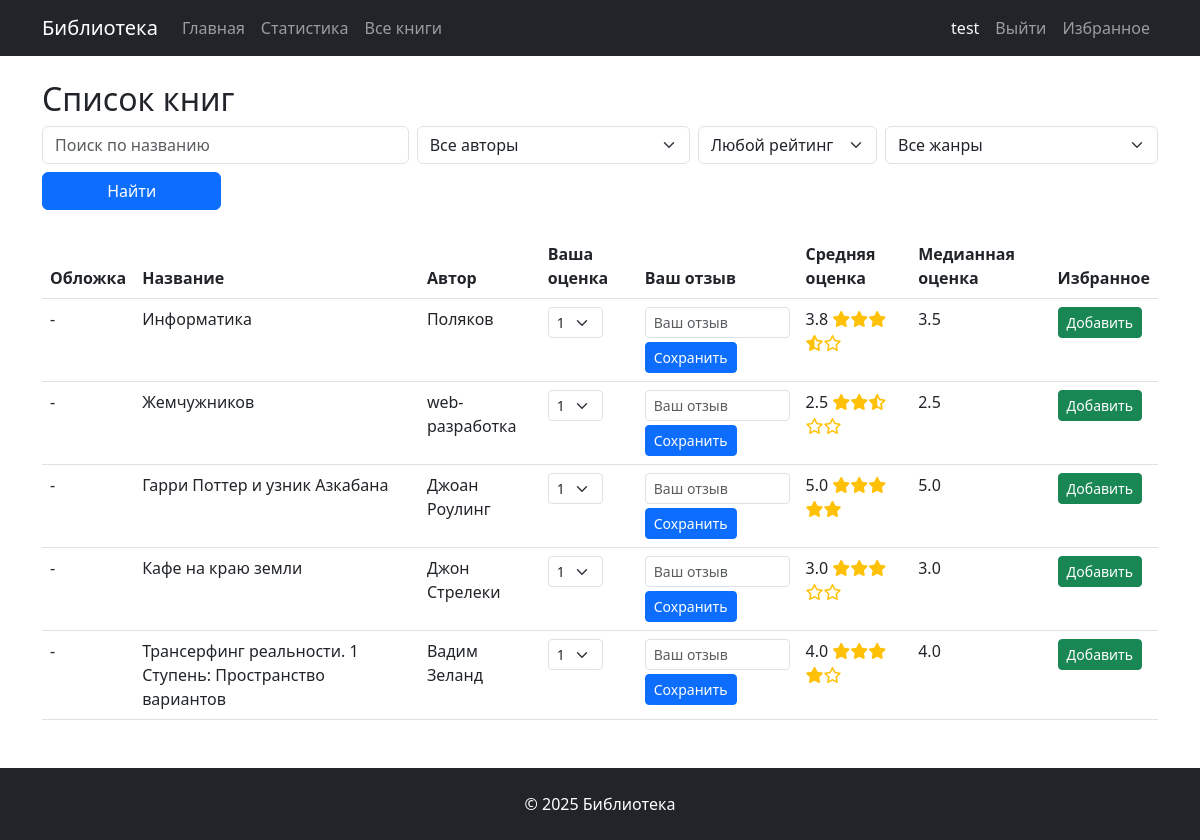
The page /books (signed in) on the database its author committed.
### tables this page shows
CREATE TABLE user_login (
            id INTEGER PRIMARY KEY AUTOINCREMENT,
            login TEXT NOT NULL,
            password_hash TEXT NOT NULL
        );

CREATE TABLE books (
            id INTEGER PRIMARY KEY AUTOINCREMENT,
            title TEXT NOT NULL,
            author TEXT
        );

### app.py (the view)
@app.route('/books')
def show_books():
    user = session.get('user', '')
    if not user:
        flash('Вы должны войти в систему, чтобы просматривать библиотеку.', 'danger')
        return redirect(url_for('login'))
    sel_gen = request.args.get('genre', None)
    sel_aut = request.args.get('author', '')
    sel_rat = request.args.get('rating', type=float)
    find = request.args.get('title', '')
    conn = get_db()
    genres = conn.execute('SELECT * FROM genre').fetchall()
    authors = conn.execute('SELECT DISTINCT author FROM books').fetchall()
    query = '''
        SELECT b.*, AVG(g.points) as avg_rating, c.cover
        FROM books b
        LEFT JOIN grade g ON b.id = g.book_id
        LEFT JOIN covers c ON b.id = c.book_id
    '''
    cond = []
    params = []
    if sel_gen:
        cond.append(
            'b.id IN (SELECT book_id FROM book_genre bg JOIN genre g ON bg.genre_id = g.id WHERE g.genre_name = ?)')
        params.append(sel_gen)
    if sel_aut:
        cond.append('b.author = ?')
        params.append(sel_aut)
    if find:
        cond.append('b.title LIKE ? COLLATE NOCASE')
        params.append(f'%{find}%')
    if cond:
        query += ' WHERE ' + ' AND '.join(cond)
    query += ' GROUP BY b.id'
    if sel_rat is not None:
        query += ' HAVING avg_rating >= ?'
        params.append(sel_rat)
    books = conn.execute(query, params).fetchall()
    user_row = conn.execute('SELECT id FROM user_login WHERE login = ?', (user,)).fetchone()
    user_id = user_row['id'] if user_row else -1
    grades = conn.execute('SELECT book_id, points FROM grade WHERE user_id = ?', (user_id,)).fetchall()
    book_grade = {int(grade['book_id']): grade['points'] for grade in grades}
    grd = conn.execute('SELECT book_id, points FROM grade').fetchall()
    rev = conn.execute('SELECT book_id, review FROM review WHERE user_id = ?', (user_id,)).fetchall()
    book_rev = {int(row['book_id']): row['review'] for row in rev}
    book_stat = {}
    book_cnt = {}
    book_med = {}
    book_mean = {}
    book_median = {}
    for row in grd:
        bid = int(row['book_id'])
        rp = row['points']
        if rp is None or (isinstance(rp, str) and rp.strip() == ''):
            continue
        pts = float(rp)
        book_stat[bid] = book_stat.get(bid, 0) + pts
        book_cnt[bid] = book_cnt.get(bid, 0) + 1
        if bid not in book_med:
            book_med[bid] = []
        book_med[bid].append(pts)
    for key, val in book_stat.items():
        book_mean[key] = val / book_cnt.get(key, 1)
        book_median[key] = median(book_med[key])
    fav_rows = conn.execute('SELECT book_id FROM best WHERE user_id = ?', (user_id,)).fetchall()
    fav_books = {row['book_id'] for row in fav_rows}
    conn.close()
    return render_template('books.html',
                           books=books,
                           book_grade=book_grade,
                           book_reviews=book_rev,
                           book_mean=book_mean,
                           book_median=book_median,
                           genres=genres,
                           authors=authors,
                           selected_genre=sel_gen,
                           selected_author=sel_aut,
                           selected_rating=sel_rat,
                           search_query=find,
                           fav_books=fav_books)

### app.py (called while the page is built)
def get_db():
    conn = sqlite3.connect('instance/database.db')
    conn.row_factory = sqlite3.Row
    return conn

@app.template_filter('stars')
def render_stars(val):
    try:
        val = float(val)
    except:
        return '-'
    full = int(val)
    half = 1 if val - full >= 0.5 else 0
    empty = 5 - full - half
    st_ht = ''.join(['<i class="fas fa-star text-warning"></i>' for i in range(full)])
    if half:
        st_ht += '<i class="fas fa-star-half-stroke text-warning"></i>'
    st_ht += ''.join(['<i class="far fa-star text-warning"></i>' for i in range(empty)])
    return st_ht

### templates/books.html (shortened to what this page needs)
{% extends "base.html" %}
{% block content %}
<h2>Список книг</h2>
<form method="get" action="{{ url_for('show_books') }}" class="mb-4">
  <div class="row g-2">
    <div class="col-md-4">
      <input type="text" name="title" class="form-control" placeholder="Поиск по названию"
             value="{{ search_query }}">
    </div>
    <div class="col-md-3">
      <select name="author" class="form-select">
        <option value="">Все авторы</option>
      </select>
    </div>
    <div class="col-md-2">
      <select name="rating" class="form-select">
        <option value="">Любой рейтинг</option>
      </select>
    </div>
    <div class="col-md-3">
      <select name="genre" class="form-select">
        <option value="">Все жанры</option>
      </select>
    </div>
    <div class="col-md-2">
      <button type="submit" class="btn btn-primary w-100">Найти</button>
    </div>
  </div>
</form>
<table class="table table-hover">
  <thead>
    <tr>
      <th>Обложка</th>
      <th>Название</th>
      <th>Автор</th>
      <th>Ваша оценка</th>
      <th>Ваш отзыв</th>
      <th>Средняя оценка</th>
      <th>Медианная оценка</th>
      <th>Избранное</th>
    </tr>
  </thead>
  <tbody>
    {% for book in books %}
      <tr>
        <td>
          {% if book['cover'] %}
              <img src="{{ url_for('uploaded_file', filename=book['cover']) }}" alt="Обложка" style="height: 100px;">
          {% else %}
              -
          {% endif %}
        </td>
        <td>{{ book['title'] }}</td>
        <td>{{ book['author'] }}</td>
        <td>
          <form method="post" action="{{ url_for('rate_book') }}">
            <select name="points" class="form-select form-select-sm d-inline-block w-auto">
              {% for i in range(1, 6) %}
                <option value="{{ i }}" {% if book_grade.get(book['id']) == i %}selected{% endif %}>{{ i }}</option>
              {% endfor %}
            </select>
        </td>
        <td>
            <input type="text" name="review" class="form-control form-control-sm" placeholder="Ваш отзыв" value="{{ book_reviews.get(book['id'], '') }}">
            <button type="submit" class="btn btn-primary btn-sm mt-1">Сохранить</button>
        </td>
        <td>
          {% if book['avg_rating'] %}
            {{ book['avg_rating'] | round(1) }} {{ book['avg_rating'] | stars | safe }}
          {% else %}
            -
          {% endif %}
        </td>
        <td>
          {% if book_median[book['id']] is defined %}
            {{ book_median[book['id']] | round(1) }}
          {% else %}
            -
          {% endif %}
        </td>
        <td>
          <form method="post" action="{{ url_for('favorite_book') }}">
          {% if book['id'] in fav_books %}
            <input type="hidden" name="action" value="remove">
            <button type="submit" class="btn btn-warning btn-sm">Убрать</button>
          {% else %}
            <button type="submit" class="btn btn-success btn-sm">Добавить</button>
            {% endif %}
          </form>
        </td>
      </tr>
    {% endfor %}
  </tbody>
</table>
{% endblock %}

### templates/base.html (shortened to what this page needs)
<!DOCTYPE html>
<html lang="ru">
<head>
    <link href="https://cdn.jsdelivr.net/npm/bootstrap@5.3.0/dist/css/bootstrap.min.css" rel="stylesheet">
    <link rel="stylesheet" href="https://cdnjs.cloudflare.com/ajax/libs/font-awesome/6.5.0/css/all.min.css">
</head>
<body>
    <nav class="navbar navbar-expand-lg navbar-dark bg-dark">
        <div class="container">
            <a class="navbar-brand" href="{{ url_for('home') }}">Библиотека</a>
            <div class="collapse navbar-collapse" id="navbarNav">
                <ul class="navbar-nav me-auto">
                    <li class="nav-item">
                        <a class="nav-link" href="{{ url_for('home') }}">Главная</a>
                    </li>
                    <li class="nav-item">
                        <a class="nav-link" href="{{ url_for('statistics') }}">Статистика</a>
                    </li>
                    <li class="nav-item">
                        <a class="nav-link" href="{{ url_for('show_books') }}">Все книги</a>
                    </li>
                </ul>
                <ul class="navbar-nav">
                    {% if session.get('is_admin') %}
                    <li class="nav-item">
                        <span class="nav-link text-light">Администратор</span>
                    </li>
                    <li class="nav-item">
                        <a class="nav-link" href="{{ url_for('logout') }}">Выйти</a>
                    </li>
                    {% elif session.get('user') %}
                    <li class="nav-item">
                        <span class="nav-link text-light">{{session['user']}}</span>
                    </li>
                    <li class="nav-item">
                        <a class="nav-link" href="{{ url_for('logout') }}">Выйти</a>
                    </li>
                    {% endif %}
                    {% if session.get('user') %}
                    <li class="nav-item">
                        <a class="nav-link" href="{{ url_for('favorites') }}">Избранное</a>
                    </li>
                    {% endif %}
                </ul>
            </div>
        </div>
    </nav>
    <div class="container mt-4">
        {% block content %}{% endblock %}
    </div>
    <footer class="bg-dark text-white mt-5 p-4 text-center">
        <div class="container">
            &copy; 2025 Библиотека
        </div>
    </footer>
</body>
</html>

### rows shown on the page
user_login: user "test"
books: title "Информатика", author "Поляков", avg_rating "3.8", book_median "3.5", shows "Добавить"
books: title "Жемчужников", author "web-разработка", avg_rating "2.5", id "2.5", shows "Добавить"
books: title "Гарри Поттер и узник Азкабана", author "Джоан Роулинг", avg_rating "5.0", id "5.0", shows "Добавить"
books: title "Кафе на краю земли", author "Джон Стрелеки", avg_rating "3.0", book_median "3.0", shows "Добавить"
books: title "Трансерфинг реальности. 1 Ступень: Пространство вариантов", author "Вадим Зеланд", avg_rating "4.0", book_median "4.0", shows "Добавить"

### other values the page prints
form field points "1"
